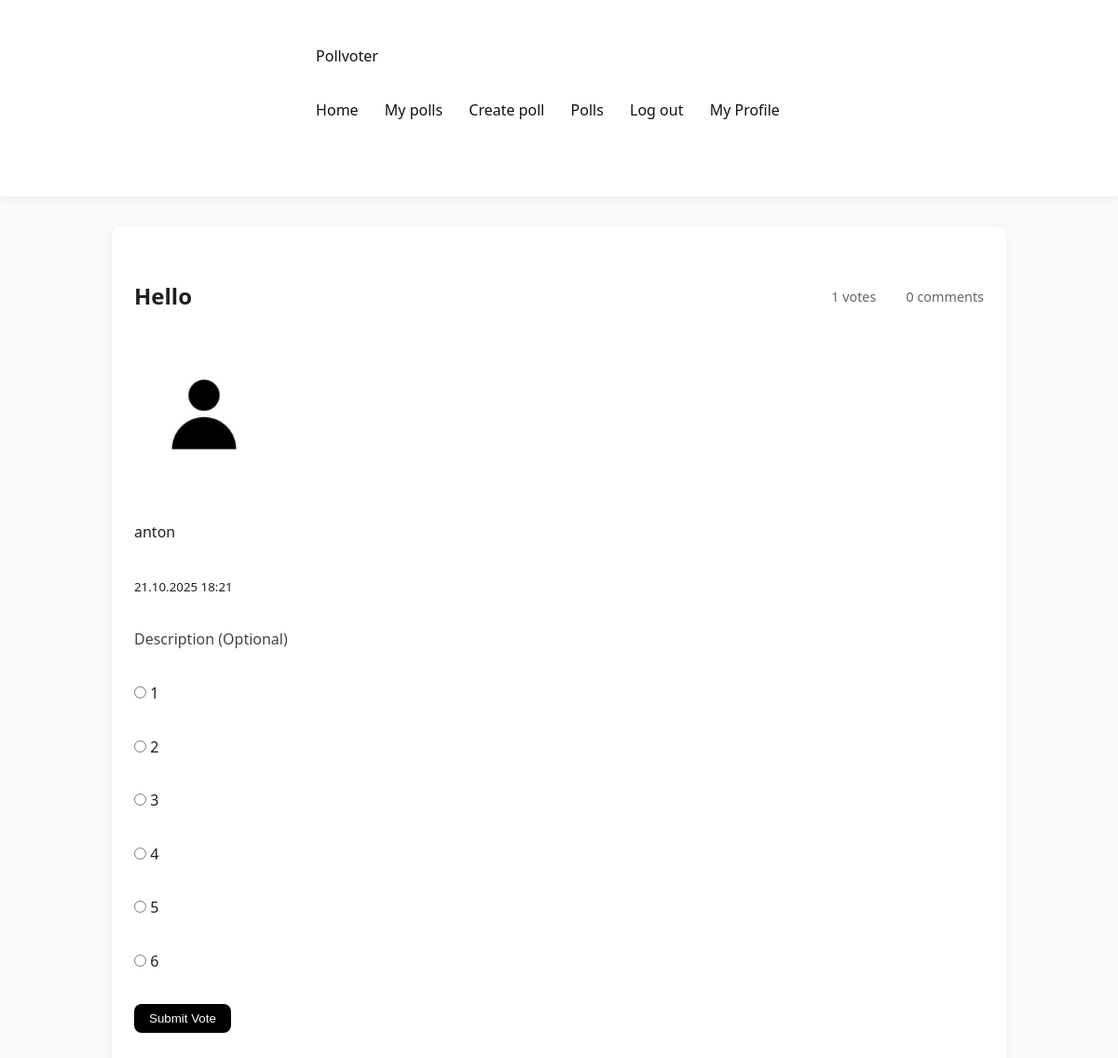
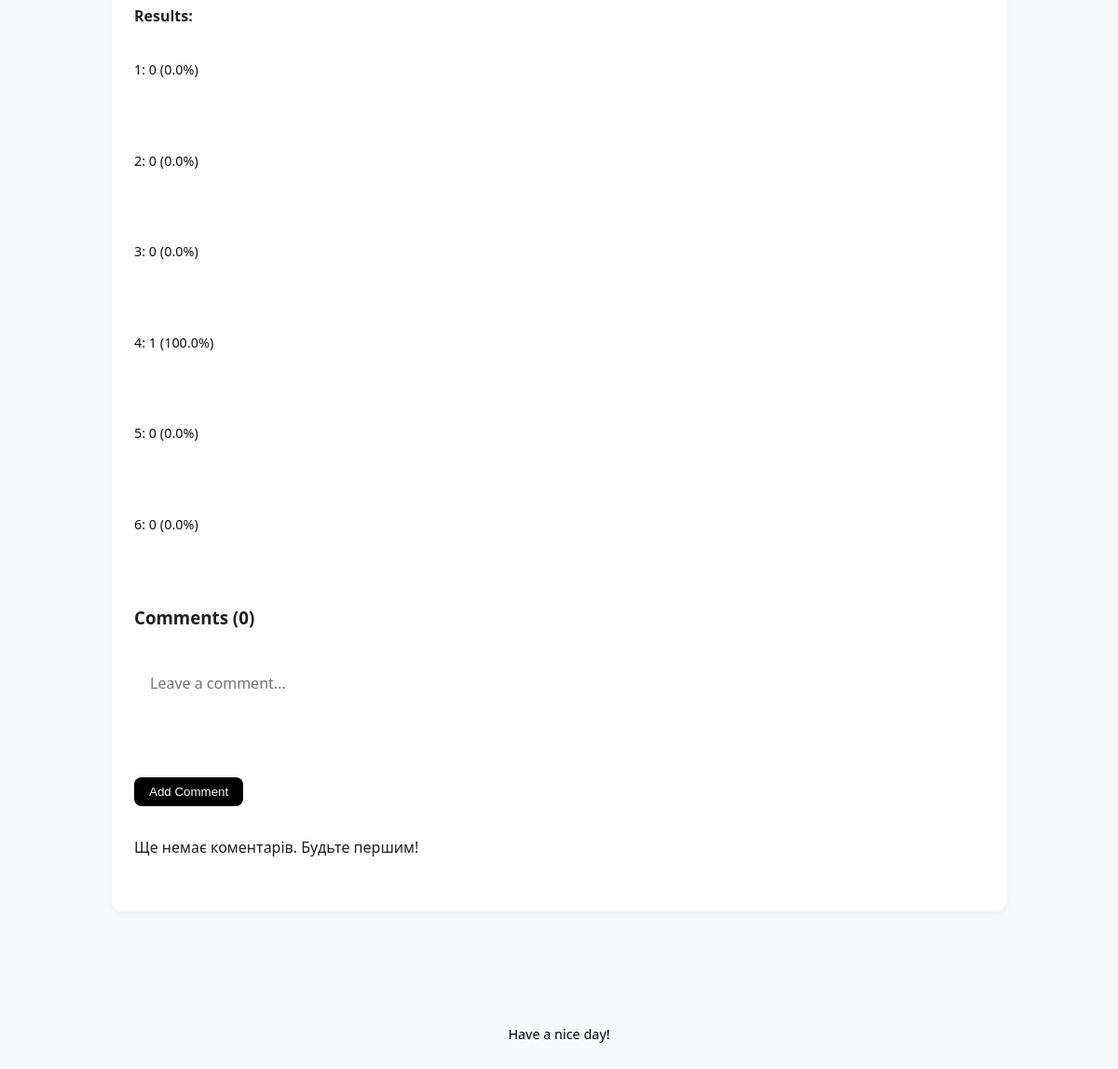
The app's page /poll/2 (signed in) with its own data (2 pictures, top to bottom).
### app/models.py (models this page shows, shortened)
class Poll(db.Model):
    __tablename__ = "poll"
    id = Column(Integer, primary_key=True)
    title = Column(Text, nullable=False)
    description = Column(Text)
    created_at = Column(DateTime, default=datetime.now)
    user_id = Column(Integer, ForeignKey("user.id"), nullable=False)
    author = relationship("User", back_populates="polls")
    comments = relationship("Comment", back_populates="poll", cascade="all, delete-orphan")
    options = relationship("PollOption", back_populates="poll", cascade="all, delete-orphan")
    votes = relationship("Vote", back_populates="poll", cascade="all, delete-orphan")
    def getvotecount(self):
        return len(self.votes)

class User(UserMixin, db.Model):
    __tablename__ = "user"
    id = Column(Integer, primary_key=True)
    username = Column(Text, unique=True, nullable = False)
    created_at = Column(DateTime, default=datetime.now)
    full_name = Column(Text)
    bio = Column(Text)
    pfp = Column(Text)
    password_hash = Column(Text)
    polls = relationship("Poll", back_populates="author")
    votes = relationship("Vote", back_populates="user")
    comments = relationship("Comment", back_populates="author")
    def getpfp(self):
        if self.pfp:
            return f"/static/uploads/pfp/{self.pfp}"
        else:
            return f"/static/uploads/pfp/default.jpg"

class PollOption(db.Model):
    __tablename__ = "poll_option"
    id = Column(Integer, primary_key=True)
    text = Column(Text, nullable=False)
    poll_id = Column(Integer, ForeignKey("poll.id"), nullable=False)
    poll = relationship("Poll", back_populates="options")
    votes = relationship("Vote", back_populates="option", cascade="all, delete-orphan")

### app/routes.py (the view)
@polls.route("/poll/<int:poll_id>")
@login_required
def poll_detail(poll_id):
    poll = Poll.query.get_or_404(poll_id)
    user_vote = Vote.query.filter_by(user_id = current_user.id, poll_id = poll_id).first()
    return render_template("poll_detail.html", poll = poll, user_vote = user_vote)

### app/__init__.py (called while the page is built)
def create_app():
    app = Flask(__name__)
    app.config['SECRET_KEY'] = 'your_secret_key'
    app.config['SQLALCHEMY_DATABASE_URI'] = 'sqlite:///pollvoter.db'
    app.config['SQLALCHEMY_TRACK_MODIFICATIONS'] = False
    app.config["UPLOAD_FOLDER"] = "static/uploads"
    app.config["PFP_FOLDER"] =  "app/static/uploads/pfp"
    db.init_app(app)
    login_manager.init_app(app)
    migrate.init_app(app, db)
    app.register_blueprint(auth)
    app.register_blueprint(main)
    app.register_blueprint(polls)
    @login_manager.user_loader
    def load_user(userid):
        return User.query.get(int(userid))
    return app

### app/templates/poll_detail.html (shortened to what this page needs)
{% extends "base.html" %}
{% block content %}
<div class="poll-detail">
    <div class="poll-card">
        <div class="poll-header">
            <h2>{{ poll.title }}</h2>
            <span class="poll-stats">
                 {{ poll.getvotecount() }} votes
                 {{ poll.comments|length }} comments
            </span>
        </div>
        <div class="poll-author">
            <div class="user-avatar"><img src="{{ current_user.getpfp() }}" alt="Profile Picture" width="150" height="150"></div>
            <div>
                <div class="author-name">{{ poll.author.full_name if poll.author.full_name else poll.author.username  }}</div>
                <small class="poll-date">{{ poll.created_at.strftime('%d.%m.%Y  %H:%M') }}</small>
            </div>
        </div>
        {% if poll.description %}
        <p class="poll-description">{{ poll.description }}</p>
        {% endif %}
        {% if user_vote %}
            <div class="voted-message">
                <p>You have already voted. Your choice was: <strong>{{ user_vote.option.text }}</strong></p>
            </div>
        {% else %}
            <form method="POST" action="{{ url_for('polls.vote', poll_id=poll.id) }}" class="vote-form">
                <div class="vote-options">
                    {% for option in poll.options %}
                    <div class="form-check">
                        <input class="form-check-input" type="radio" name="option_id" id="option{{ option.id }}" value="{{ option.id }}" required>
                        <label class="form-check-label" for="option{{ option.id }}">
                            {{ option.text }}
                        </label>
                    </div>
                    {% endfor %}
                </div>
                <button type="submit" class="btn btn-primary mt-3">Submit Vote</button>
            </form>
        {% endif %}
        <div class="vote-results">
            <h4>Results:</h4>
            {% set total_votes = poll.getvotecount() %}
            {% for option in poll.options %}
                {% set vote_count = option.votes|length %}
                {% set percentage = (vote_count / total_votes * 100) if total_votes > 0 else 0 %}
                <div class="vote-option">
                    <span>{{ option.text }}: {{ vote_count }} ({{ "%.1f"|format(percentage) }}%)</span>
                    <div class="progress-bar">
                    </div>
                </div>
            {% endfor %}
        </div>
    <div class="comments-section">
        <h3>Comments ({{ poll.comments|length }})</h3>
        <form method="POST" action="{{ url_for('polls.add_comment', poll_id=poll.id) }}" class="comment-form">
            <div class="form-group">
                <textarea name="content" placeholder="Leave a comment..." required></textarea>
            </div>
            <button type="submit" class="btn btn-primary">Add Comment</button>
        </form>
<div class="comments-list">
    {% for comment in poll.comments|sort(attribute='created_at', reverse=true) %}
    <div class="comment">
        <div class="comment-header">
            <div class="comment-author">
                <div class="user-avatar small"><img src="{{ comment.author.getpfp() }}" alt="PFP"></div>
                <strong><a href="{{ url_for('main.user_profile', username=comment.author.username) }}">{{ comment.author.username }}</a></strong>
            </div>
            <small class="comment-date">{{ comment.created_at.strftime('%d.%m.%Y %H:%M') }}</small>
        </div>
        <div id="comment-view-{{ comment.id }}">
            <div class="comment-content">
                {{ comment.content }}
            </div>
        </div>
        <div id="comment-edit-{{ comment.id }}" style="display: none;">
            <form method="POST" action="{{ url_for('polls.edit_comment', comment_id=comment.id) }}" class="comment-edit-form">
                <textarea name="content" class="form-control" required>{{ comment.content }}</textarea>
                <button type="submit" class="btn btn-sm btn-primary">Зберегти</button>
                <button type="button" class="btn btn-sm btn-light" onclick="toggleEdit({{ comment.id }})">Скасувати</button>
            </form>
        </div>
        <div class="comment-actions">
            <form method="POST" action="{{ url_for('polls.react_comment', comment_id=comment.id) }}" style="display: inline;">
                <button type="submit" name="reaction" value="like" class="btn btn-sm btn-light">👍 {{ comment.get_likes_count() }}</button>
                <button type="submit" name="reaction" value="dislike" class="btn btn-sm btn-light">👎 {{ comment.get_dislikes_count() }}</button>
            </form>
            {% if comment.author == current_user %}
                <button class="btn btn-sm btn-secondary" onclick="toggleEdit({{ comment.id }})">Edit</button>
                <form method="POST" action="{{ url_for('polls.delete_comment', comment_id=comment.id) }}" style="display: inline;" onsubmit="return confirm('Ви впевнені, що хочете видалити цей коментар?');">
                    <button type="submit" class="btn btn-sm btn-danger">Delete</button>
                </form>
            {% endif %}
        </div>
    </div>
    {% else %}
    <p class="no-comments">Ще немає коментарів. Будьте першим!</p>
    {% endfor %}
</div>
    </div>
</div>
{% endblock %}

### app/static/styles.css (style rules this page uses)
* { box-sizing: border-box; margin: 0; padding: 0; }
body { font-family: 'Segoe UI', Tahoma, Geneva, Verdana, sans-serif; background-color: #f8f9fb; color: #1f1f1f; line-height: 1.6; }
div:not(nav):not(footer) { max-width: 960px; margin: 2rem auto; padding: 1.5rem; background-color: #ffffff; box-shadow: 0 4px 12px rgba(0, 0, 0, 0.05); border-radius: 12px; }
.btn { display: inline-block; padding: 0.5rem 1rem; background-color: #000; color: #fff; border: none; border-radius: 8px; text-decoration: none; font-weight: 500; transition: background-color 0.2s ease-in-out; }
.poll-card { background-color: #fafafa; border-radius: 12px; box-shadow: 0 2px 6px rgba(0, 0, 0, 0.04); padding: 1.5rem; margin-bottom: 1.5rem; transition: transform 0.2s ease-in-out; }
.poll-header { display: flex; justify-content: space-between; align-items: center; margin-bottom: 0.75rem; }
.poll-stats { font-size: 0.9rem; color: #666; display: flex; gap: 1rem; align-items: center; }
.poll-description { margin-bottom: 1rem; color: #444; }
.vote-option span { font-size: 0.9rem; font-weight: 500; color: #111; margin-bottom: 0.25rem; }
.progress-bar { height: 8px; background-color: #e0e0e0; border-radius: 6px; overflow: hidden; }
.poll-card { background-color: #ffffff; border-radius: 12px; box-shadow: 0 2px 8px rgba(0, 0, 0, 0.04); padding: 1.5rem; margin-bottom: 2rem; }
div:not(nav):not(footer):not(.poll-card):not(.vote-preview):not(.polls-header):not(.pagination) { background-color: transparent; box-shadow: none; padding: 0; }
form { margin-top: 1.5rem; }
input[type="text"], input[type="email"], input[type="password"], textarea, select { font-family: 'Segoe UI', Tahoma, Geneva, Verdana, sans-serif; font-size: 1rem; width: 100%; resize: none; padding: 0.7rem 1rem; margin-bottom: 1rem; border: 1px solid #ffffff; border-radius: 8px; background-color: #fefefe; font-size: 1rem; transition: border-color 0.2s ease-in-out, box-shadow 0.2s ease-in-out; }

### records on screen
Poll: title "Hello", created_at "21.10.2025 18:21", description "Description (Optional)"
User: author "anton"
PollOption: text "1", vote_count "0", percentage "0.0"
PollOption: text "2", vote_count "0", percentage "0.0"
PollOption: text "3", vote_count "0", percentage "0.0"
PollOption: text "4", vote_count "1", percentage "100.0"
PollOption: text "5", vote_count "0", percentage "0.0"
PollOption: text "6", vote_count "0", percentage "0.0"

### other values on screen
{{ poll.getvotecount() }} "1"
{{ poll.comments|length }} "0"
